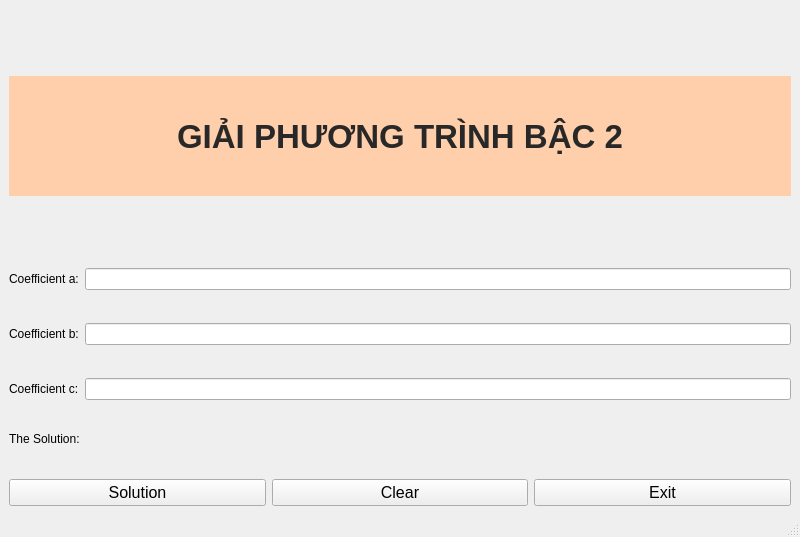
<?xml version="1.0" encoding="UTF-8"?>
<ui version="4.0">
 <class>MainWindow</class>
 <widget class="QMainWindow" name="MainWindow">
  <property name="geometry">
   <rect>
    <x>0</x>
    <y>0</y>
    <width>800</width>
    <height>537</height>
   </rect>
  </property>
  <property name="windowTitle">
   <string>MainWindow</string>
  </property>
  <widget class="QWidget" name="centralwidget">
   <layout class="QVBoxLayout" name="verticalLayout_2">
    <item>
     <layout class="QVBoxLayout" name="verticalLayout">
      <item>
       <spacer name="verticalSpacer_5">
        <property name="orientation">
         <enum>Qt::Vertical</enum>
        </property>
        <property name="sizeHint" stdset="0">
         <size>
          <width>20</width>
          <height>80</height>
         </size>
        </property>
       </spacer>
      </item>
      <item>
       <widget class="QLabel" name="label">
        <property name="minimumSize">
         <size>
          <width>0</width>
          <height>120</height>
         </size>
        </property>
        <property name="font">
         <font>
          <pointsize>25</pointsize>
          <weight>75</weight>
          <bold>true</bold>
          <strikeout>false</strikeout>
         </font>
        </property>
        <property name="styleSheet">
         <string notr="true">background-color: rgb(255, 206, 171);
color: rgb(40, 40, 40);</string>
        </property>
        <property name="lineWidth">
         <number>1</number>
        </property>
        <property name="text">
         <string>GIẢI PHƯƠNG TRÌNH BẬC 2</string>
        </property>
        <property name="textFormat">
         <enum>Qt::AutoText</enum>
        </property>
        <property name="alignment">
         <set>Qt::AlignCenter</set>
        </property>
       </widget>
      </item>
      <item>
       <spacer name="verticalSpacer_4">
        <property name="orientation">
         <enum>Qt::Vertical</enum>
        </property>
        <property name="sizeHint" stdset="0">
         <size>
          <width>20</width>
          <height>80</height>
         </size>
        </property>
       </spacer>
      </item>
      <item>
       <layout class="QHBoxLayout" name="horizontalLayout_2">
        <item>
         <widget class="QLabel" name="label_3">
          <property name="text">
           <string>Coefficient a:</string>
          </property>
         </widget>
        </item>
        <item>
         <widget class="QLineEdit" name="lineEditCoefficientA"/>
        </item>
       </layout>
      </item>
      <item>
       <spacer name="verticalSpacer">
        <property name="orientation">
         <enum>Qt::Vertical</enum>
        </property>
        <property name="sizeHint" stdset="0">
         <size>
          <width>20</width>
          <height>40</height>
         </size>
        </property>
       </spacer>
      </item>
      <item>
       <layout class="QHBoxLayout" name="horizontalLayout">
        <item>
         <widget class="QLabel" name="label_2">
          <property name="text">
           <string>Coefficient b:</string>
          </property>
         </widget>
        </item>
        <item>
         <widget class="QLineEdit" name="lineEditCoefficientB"/>
        </item>
       </layout>
      </item>
      <item>
       <spacer name="verticalSpacer_2">
        <property name="orientation">
         <enum>Qt::Vertical</enum>
        </property>
        <property name="sizeHint" stdset="0">
         <size>
          <width>20</width>
          <height>40</height>
         </size>
        </property>
       </spacer>
      </item>
      <item>
       <layout class="QHBoxLayout" name="horizontalLayout_7">
        <property name="topMargin">
         <number>0</number>
        </property>
        <item>
         <widget class="QLabel" name="label_5">
          <property name="text">
           <string>Coefficient c:</string>
          </property>
         </widget>
        </item>
        <item>
         <widget class="QLineEdit" name="lineEditCoefficientC"/>
        </item>
       </layout>
      </item>
      <item>
       <spacer name="verticalSpacer_6">
        <property name="orientation">
         <enum>Qt::Vertical</enum>
        </property>
        <property name="sizeHint" stdset="0">
         <size>
          <width>20</width>
          <height>40</height>
         </size>
        </property>
       </spacer>
      </item>
      <item>
       <layout class="QHBoxLayout" name="horizontalLayout_3">
        <item>
         <widget class="QLabel" name="label_4">
          <property name="text">
           <string>The Solution:</string>
          </property>
         </widget>
        </item>
       </layout>
      </item>
      <item>
       <spacer name="verticalSpacer_3">
        <property name="orientation">
         <enum>Qt::Vertical</enum>
        </property>
        <property name="sizeHint" stdset="0">
         <size>
          <width>20</width>
          <height>40</height>
         </size>
        </property>
       </spacer>
      </item>
      <item>
       <layout class="QHBoxLayout" name="horizontalLayout_4">
        <item>
         <widget class="QPushButton" name="pushButtonSolution">
          <property name="font">
           <font>
            <pointsize>12</pointsize>
           </font>
          </property>
          <property name="text">
           <string>Solution</string>
          </property>
          <property name="icon">
           <iconset>
            <normaloff>C:/Users/LAPTOP/Pictures/2672772_app_computer_essential_object_process_icon.png</normaloff>C:/Users/LAPTOP/Pictures/2672772_app_computer_essential_object_process_icon.png</iconset>
          </property>
         </widget>
        </item>
        <item>
         <widget class="QPushButton" name="pushButtonClear">
          <property name="font">
           <font>
            <pointsize>12</pointsize>
           </font>
          </property>
          <property name="text">
           <string>Clear</string>
          </property>
          <property name="icon">
           <iconset>
            <normaloff>C:/Users/LAPTOP/Pictures/8675525_ic_fluent_text_clear_formatting_icon.png</normaloff>C:/Users/LAPTOP/Pictures/8675525_ic_fluent_text_clear_formatting_icon.png</iconset>
          </property>
         </widget>
        </item>
        <item>
         <widget class="QPushButton" name="pushButtonExit">
          <property name="font">
           <font>
            <pointsize>12</pointsize>
           </font>
          </property>
          <property name="text">
           <string>Exit</string>
          </property>
          <property name="icon">
           <iconset>
            <normaloff>C:/Users/LAPTOP/Pictures/3994424_cancel_close_delete_reject_remove_icon.png</normaloff>C:/Users/LAPTOP/Pictures/3994424_cancel_close_delete_reject_remove_icon.png</iconset>
          </property>
         </widget>
        </item>
       </layout>
      </item>
     </layout>
    </item>
   </layout>
  </widget>
  <widget class="QMenuBar" name="menubar">
   <property name="geometry">
    <rect>
     <x>0</x>
     <y>0</y>
     <width>800</width>
     <height>26</height>
    </rect>
   </property>
  </widget>
  <widget class="QStatusBar" name="statusbar"/>
 </widget>
 <resources/>
 <connections>
  <connection>
   <sender>pushButtonExit</sender>
   <signal>clicked()</signal>
   <receiver>MainWindow</receiver>
   <slot>close()</slot>
   <hints>
    <hint type="sourcelabel">
     <x>660</x>
     <y>484</y>
    </hint>
    <hint type="destinationlabel">
     <x>399</x>
     <y>268</y>
    </hint>
   </hints>
  </connection>
 </connections>
</ui>
